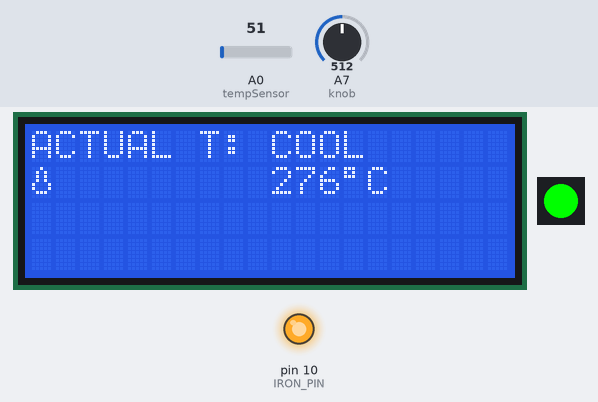
A sketch run on a simulated Arduino Nano, built with avr-gcc and run on an emulated ATmega328P. Shown: 20×4 character LCD, 1 RGB LEDs in strip order, left to right, output pins drawn as LEDs (lit = HIGH). The test bench sets the inputs (shaded band); at power-on: A7 (knob) = 512, A0 (tempSensor) = 51. Dim RGB values are drawn brighter than linear; colours are those a GRB WS2812 strip shows for the declared byte order.

Above: at 1.2 s.
1.3 s: A7 (knob) set to 0
At 2.5 s:
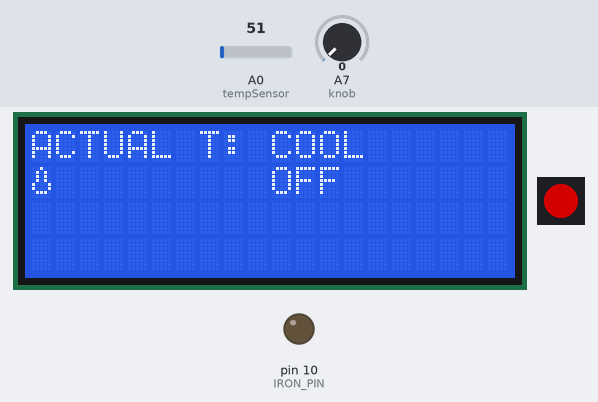
2.8 s: A7 (knob) set to 37
At 2.81 s:
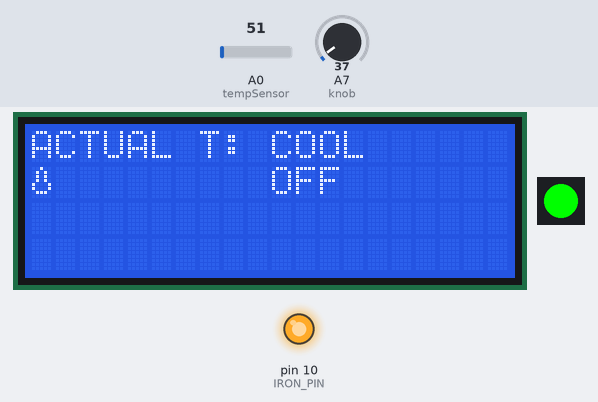
4.3 s: A7 (knob) set to 17
At 5.6 s:
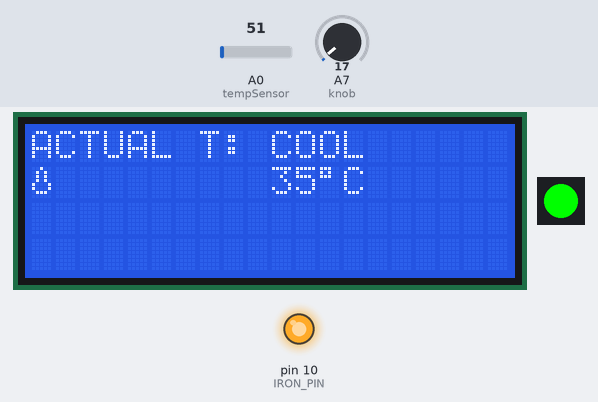
Timing chart, 0 to 7.3 s (numbered marks = the images above; inputs shaded):
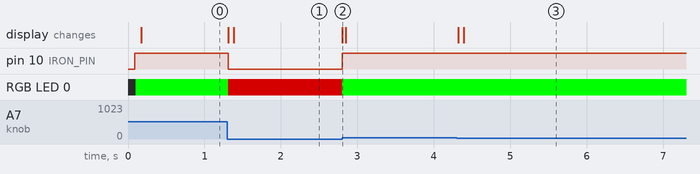

The sketch:

solderingStation.ino
```cpp
#include <Wire.h>
#include <LiquidCrystal_I2C.h>
#include <FastLED.h>

LiquidCrystal_I2C lcd(0x27, 20, 4);

#define tempSensor A0
#define knob A7
#define IRON_PIN 10
#define LED_PIN 8

CRGB LED[1];

int
minTemp = 27,       //Minimum aquired iron tip temp during testing (°C)
maxTemp = 525,      //Maximum aquired iron tip temp during testing (°C)
minADC = 234,      //Minimum aquired ADC value during minTemp testing
maxADC = 733,      //Maximum aquired ADC value during minTemp testing

maxPWM = 255,    //Maximum PWM Power
avgCounts = 5,      //Number of avg samples
lcdInterval = 80,   //LCD refresh rate (miliseconds)

pwm = 0,
tempRAW = 0,
knobRAW = 0,
counter = 0,
setTemp = 0,
setTempAVG = 0,
currentTempAVG = 0,
previousMillis = 0;

float
currentTemp = 0.0,
store = 0.0,
knobStore = 0.0;

byte tempCharacter[] = {
	0b00100,
	0b01010,
	0b01010,
	0b01010,
	0b10001,
	0b10001,
	0b01110,
	0b00000
};

void setup(){
	pinMode(tempSensor, INPUT);			//Set Temp Sensor pin as INPUT
	pinMode(knob, INPUT);						//Set Potentiometer Knob as INPUT
	pinMode(IRON_PIN, OUTPUT);			//Set MOSFET PWM pin as OUTPUT
	pinMode(A6, INPUT);							//Passthru Pin
	FastLED.addLeds<WS2812B, LED_PIN>(LED, 1);
	lcd.init();
	lcd.backlight();
	lcd.clear();
  lcd.createChar(0, tempCharacter);
	lcd.setCursor(0,1);
	lcd.write((byte)0);
	lcd.print("  ");
	lcd.setCursor(0,0);
	lcd.print("ACTUAL T:");
}

void loop(){
	//--------Gather Sensor Data--------//
	knobRAW = analogRead(knob); //Get analog value of Potentiometer
	setTemp = map(knobRAW, 0, 1023, minTemp, maxTemp);  //Scale pot analog value into temp unit

	tempRAW = analogRead(tempSensor);  //Get analog value of temp sensor
	currentTemp = map(tempRAW, minADC, maxADC, minTemp, maxTemp);  //Sacle raw analog temp values as actual temp units

	//--------Get Average of Temp Sensor and Knob--------//
	if(counter < avgCounts) {  //Sum up temp and knob data samples
		store = store + currentTemp;
		knobStore = knobStore + setTemp;
		++counter;
	} else {
		currentTempAVG = (store/avgCounts) -1;  //Get temp mean (average)
		setTempAVG = (knobStore/avgCounts);  //Get knob - set temp mean (average)
		knobStore = 0;  //Reset storage variable
		store = 0;      //Reset storage variable
		counter = 0;    //Reset storage variable
	}

	//--------PWM Soldering Iron Power Control--------//
	if(analogRead(knob) == 0) {  //Turn off iron when knob as at its lowest (iron shutdown)
		LED[0] = CRGB::Green;
		pwm = 0;
	}
	else if(currentTemp <= setTemp) {  //Turn on iron when iron temp is lower than preset temp
		LED[0] = CRGB::Red;
		pwm = maxPWM;
	} else {  //Turn off iron when iron temp is higher than preset temp
		LED[0] = CRGB::Green;
		pwm = 0;
	}
	FastLED.show();
	analogWrite(IRON_PIN, pwm);  //Apply the aquired PWM value from the three cases above

	//--------Display Data--------//
	unsigned long currentMillis = millis(); //Use and aquire millis function instead of using delay
	if (currentMillis - previousMillis >= lcdInterval){ //LCD will only display new data ever n milisec intervals
		previousMillis = currentMillis;

		if(analogRead(knob) == 0) {
			lcd.setCursor(10, 1);
			lcd.print("OFF  ");
		}
		else {
			lcd.setCursor(10, 1);
			lcd.print(setTempAVG, 1);
			lcd.print((char)223);
			lcd.print("C ");
		}

		if(currentTemp<minTemp) {
			lcd.setCursor(10, 0);
			lcd.print("COOL ");
		}
		else{
			lcd.setCursor(10, 0);
			lcd.print(currentTempAVG, 1);
			lcd.print((char)223);
			lcd.print("C ");
		}
	}
}
```

Measured:
- after the input at 1.3 s, pin 10 (IRON_PIN): HIGH → LOW at once; RGB LED 0: RGB(0, 255, 0) → RGB(128, 0, 0) at once
- after the input at 2.8 s, pin 10 (IRON_PIN): LOW → HIGH at once; RGB LED 0: RGB(128, 0, 0) → RGB(0, 255, 0) at once
- after the input at 4.3 s, the display: first changes at once (image 3 shows a later state)
